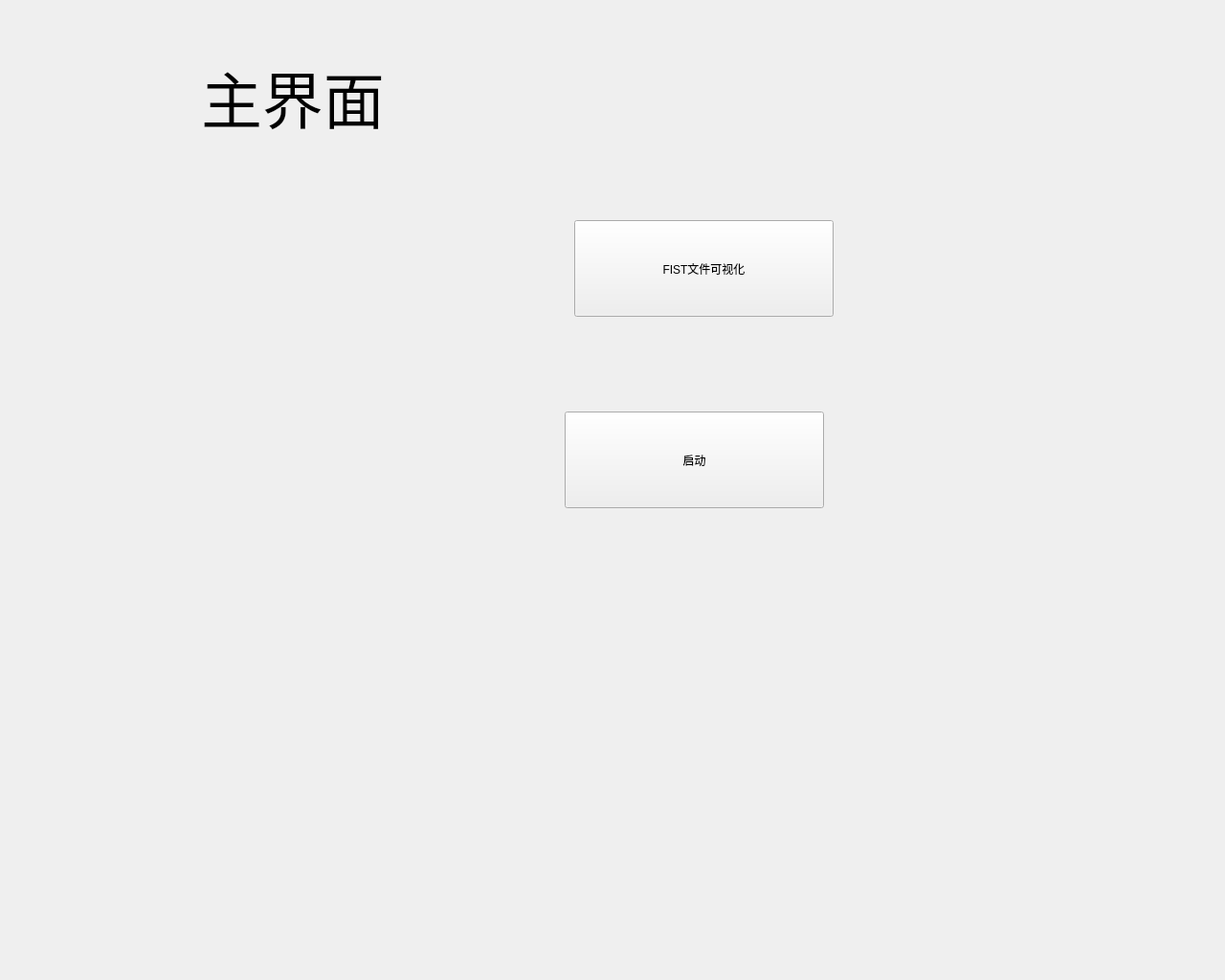
<?xml version="1.0" encoding="UTF-8"?>
<ui version="4.0">
 <class>MainWindow</class>
 <widget class="QMainWindow" name="MainWindow">
  <property name="geometry">
   <rect>
    <x>0</x>
    <y>0</y>
    <width>1280</width>
    <height>1024</height>
   </rect>
  </property>
  <property name="windowTitle">
   <string>MainWindow</string>
  </property>
  <widget class="QWidget" name="centralwidget">
   <widget class="QStackedWidget" name="stackedWidget">
    <property name="geometry">
     <rect>
      <x>0</x>
      <y>0</y>
      <width>1280</width>
      <height>1024</height>
     </rect>
    </property>
    <widget class="QWidget" name="main_page">
     <widget class="QPushButton" name="pushButton">
      <property name="geometry">
       <rect>
        <x>600</x>
        <y>230</y>
        <width>271</width>
        <height>101</height>
       </rect>
      </property>
      <property name="text">
       <string>FIST文件可视化</string>
      </property>
     </widget>
     <widget class="QPushButton" name="pushButton_2">
      <property name="geometry">
       <rect>
        <x>590</x>
        <y>430</y>
        <width>271</width>
        <height>101</height>
       </rect>
      </property>
      <property name="text">
       <string>启动</string>
      </property>
     </widget>
     <widget class="QLabel" name="label">
      <property name="geometry">
       <rect>
        <x>210</x>
        <y>60</y>
        <width>701</width>
        <height>81</height>
       </rect>
      </property>
      <property name="font">
       <font>
        <family>Arial</family>
        <pointsize>48</pointsize>
       </font>
      </property>
      <property name="text">
       <string>主界面</string>
      </property>
     </widget>
    </widget>
    <widget class="QWidget" name="page_2">
     <widget class="QLabel" name="label_2">
      <property name="geometry">
       <rect>
        <x>230</x>
        <y>60</y>
        <width>911</width>
        <height>81</height>
       </rect>
      </property>
      <property name="font">
       <font>
        <family>Arial</family>
        <pointsize>48</pointsize>
       </font>
      </property>
      <property name="text">
       <string>Fist文件可视化界面</string>
      </property>
     </widget>
    </widget>
    <widget class="QWidget" name="page_3">
     <widget class="QLabel" name="label_3">
      <property name="geometry">
       <rect>
        <x>190</x>
        <y>60</y>
        <width>911</width>
        <height>81</height>
       </rect>
      </property>
      <property name="font">
       <font>
        <family>Arial</family>
        <pointsize>48</pointsize>
       </font>
      </property>
      <property name="text">
       <string>RFI局部特征显示界面</string>
      </property>
     </widget>
    </widget>
    <widget class="QWidget" name="page_4">
     <widget class="QLabel" name="label_4">
      <property name="geometry">
       <rect>
        <x>150</x>
        <y>110</y>
        <width>911</width>
        <height>81</height>
       </rect>
      </property>
      <property name="font">
       <font>
        <family>Arial</family>
        <pointsize>48</pointsize>
       </font>
      </property>
      <property name="text">
       <string>RFI聚类可视化界面</string>
      </property>
     </widget>
    </widget>
   </widget>
  </widget>
 </widget>
 <resources/>
 <connections/>
</ui>
